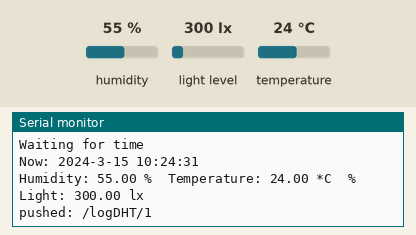
This sketch was run on a simulated ESP8266 (NodeMCU). Parts: the last lines printed to the serial monitor. Inputs (shaded band) come from the test bench; at power-on: humidity 55 %, light level 300 lx, temperature 24 °C. WiFi joins after 1.5 s; servers stay silent unless stated; the local clock reads 2024-03-15 10:24:30 at power-on unless the sketch sets it.

Above: at 2.7 s.
2.8 s: humidity set to 22 %
At 11.86 s:
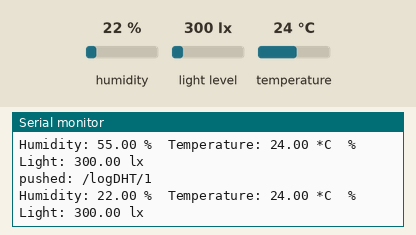
12.9 s: light level set to 40 lx
At 22.8 s:
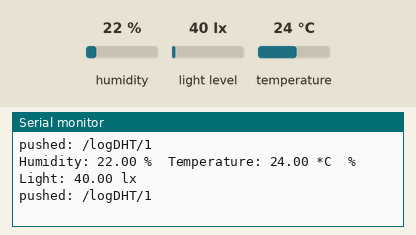
23.0 s: temperature set to 12 °C
At 32.9 s:
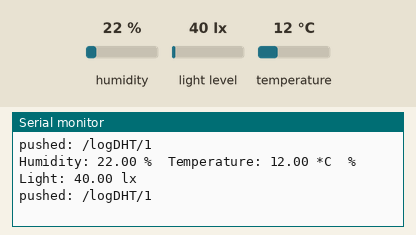
33.1 s: light level set to 500 lx
At 42.9 s:
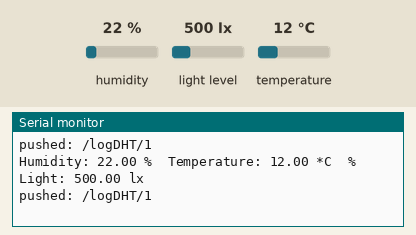
43.2 s: humidity set to 40 %
At 53.9 s:
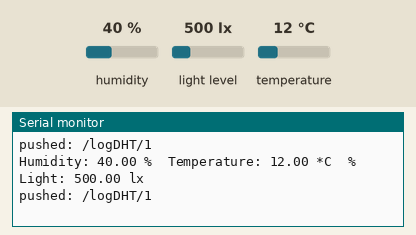
Timing chart, 0 to 54.3 s (numbered marks = the images above; inputs shaded):
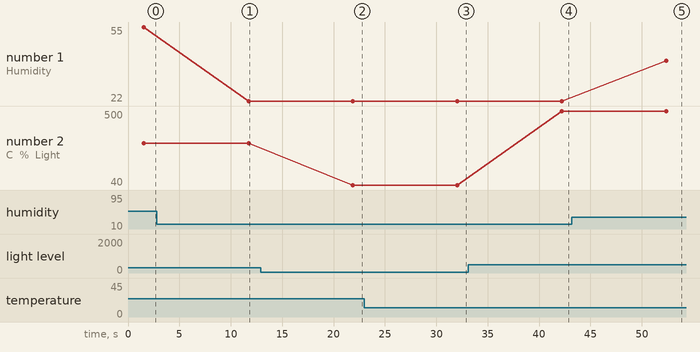

The sketch:

Firebase_FINAL.ino
```cpp
#include <ESP8266WiFi.h>
#include <FirebaseArduino.h>
#include <DHT.h>
#include <time.h>
#include <BH1750.h>
#include <Wire.h>
#include <TridentTD_LineNotify.h>


#define FIREBASE_HOST "iotdb-5bc97-default-rtdb.firebaseio.com"
#define FIREBASE_AUTH "rJHfPNUfv6vyX2YZdIcnXV1Qb3yUfXWvEnzw0qno"

#define LINE_TOKEN "5dRhLyINoGodieLlkxHKmFfvGGxCn4vcgvv0wIgKCQr"

#define WIFI_SSID "jakapat"
#define WIFI_PASSWORD "Jakapat12"

#define DHTPIN D4
#define DHTTYPE DHT22

int timezone = 7;

char ntp_server1[20] = "ntp.ku.ac.th";
char ntp_server2[20] = "fw.eng.ku.ac.th";
char ntp_server3[20] = "time.uni.net.th";

int dst = 0;

DHT dht(DHTPIN, DHTTYPE);
BH1750 lightMeter;

void setup() {
  Serial.begin(9600);

  WiFi.mode(WIFI_STA);
  // connect to wifi.
  WiFi.begin(WIFI_SSID, WIFI_PASSWORD);
  Serial.print("connecting");
  Wire.begin();
  lightMeter.begin();

  while (WiFi.status() != WL_CONNECTED) {
  Serial.print("...");
  delay(500);
  }
  Serial.println();
  Serial.print("connected: ");
  Serial.println(WiFi.localIP());

  LINE.setToken(LINE_TOKEN);

  configTime(timezone * 3600, dst, ntp_server1, ntp_server2, ntp_server3);
  Serial.println("Waiting for time");
  while (!time(nullptr)) {
    Serial.print(".");
    delay(500);
  }
  Serial.println();
  Serial.println("Now: " + NowString());

  Firebase.begin(FIREBASE_HOST, FIREBASE_AUTH);
  dht.begin();
}

void loop() {
  // Read temp & Humidity for DHT22
  float h = dht.readHumidity();
  float t = dht.readTemperature();
  float lux = lightMeter.readLightLevel();
  LINE.notify("Temperature: " + String(t) + " Humidity: " + String(h)
  + " Light: " + String(lux) + " Date & Time: " + NowString());

  if (isnan(h) || isnan(t)) {
    Serial.println("Failed to read from DHT sensor!");
    delay(500);
  return;
  }
  Serial.print("Humidity: ");
  Serial.print(h);
  Serial.print(" %\t");
  Serial.print("Temperature: ");
  Serial.print(t);
  Serial.print(" *C ");
  Serial.print(" %\t");
  Serial.print("Light: ");
  Serial.print(lux);
  Serial.println(" lx");
  Serial.println();

  StaticJsonBuffer<200> jsonBuffer;
  JsonObject& root = jsonBuffer.createObject();
  root["temperature"] = t;
  root["humidity"] = h;
  root["light"] = lux;
  root["time"] = NowString();

  // append a new value to /logDHT
  String name = Firebase.push("logDHT", root);

  if (Firebase.failed()) {
    Serial.print("pushing /logs failed:");
    Serial.println(Firebase.error());
  return;
  }
  Serial.print("pushed: /logDHT/");
  Serial.println(name);
  delay(10000);
}

String NowString() {
  time_t now = time(nullptr);
  struct tm* newtime = localtime(&now);

String tmpNow = "";
  tmpNow += String(newtime->tm_year + 1900);
  tmpNow += "-";
  tmpNow += String(newtime->tm_mon + 1);
  tmpNow += "-";
  tmpNow += String(newtime->tm_mday);
  tmpNow += " ";
  tmpNow += String(newtime->tm_hour);
  tmpNow += ":";
  tmpNow += String(newtime->tm_min);
  tmpNow += ":";
  tmpNow += String(newtime->tm_sec);
  return tmpNow;
}
```

Measured:
- after the input at 2.8 s, the serial monitor: prints a new line after 8.9 s (image 1)
- after the input at 12.9 s, the serial monitor: prints a new line after 9.0 s (image 2)
- after the input at 23.0 s, the serial monitor: prints a new line after 9.0 s (image 3)
- after the input at 33.1 s, the serial monitor: prints a new line after 9.1 s (image 4)
- after the input at 43.2 s, the serial monitor: prints a new line after 9.2 s (image 5)
- plotted number 1: 55 → 22 after the input at 2.8 s, 22 → 40 after the input at 43.2 s
- plotted number 2: 300 → 40 after the input at 12.9 s, 40 → 500 after the input at 33.1 s
